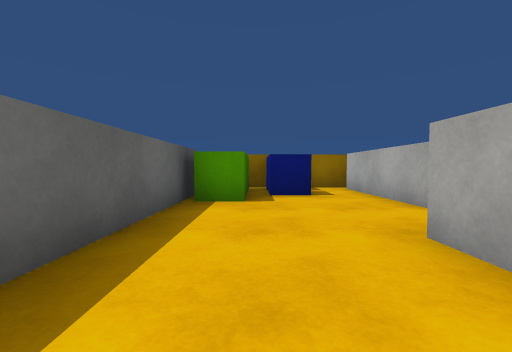
View 1 (above)

13 first-person views from a walk through a scene from a Unity 3-D project. The camera is 0.62 m above the floor, tilts 2° down and sees 90° across. The floor is counted in squares, 1 m on a side. Each view is taken from the middle of a square. On the plan, view 1 faces up. The plan holds only what a view shows up to about 9 squares ahead; the rest is blank. The place goes on beyond the plan. The player character is not drawn. Surface patterns are stand-ins for the level's own textures.

View 2
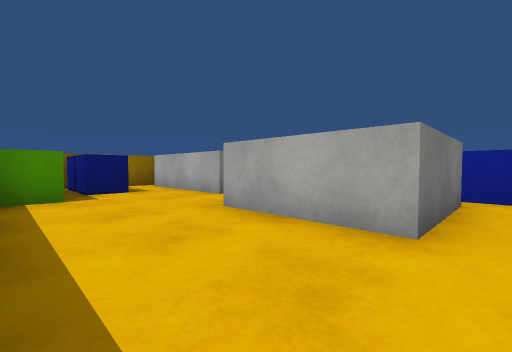

View 3
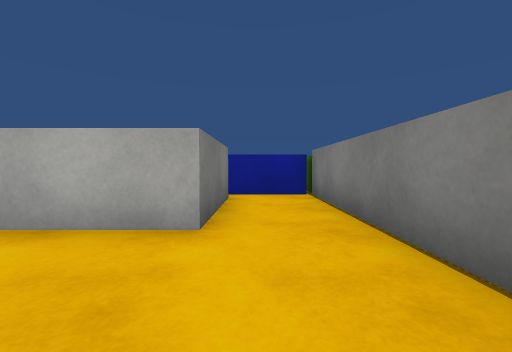

View 4
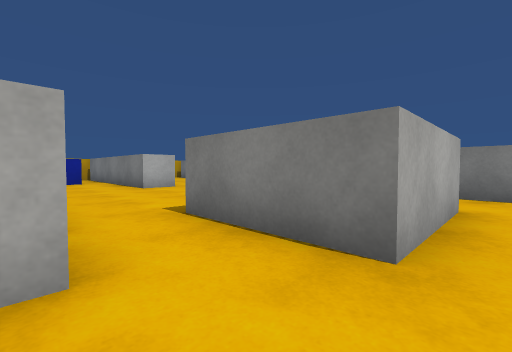

View 5
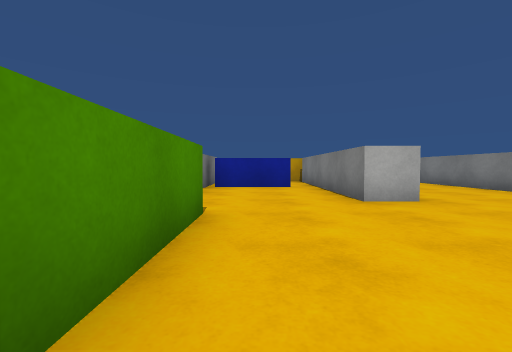

View 6
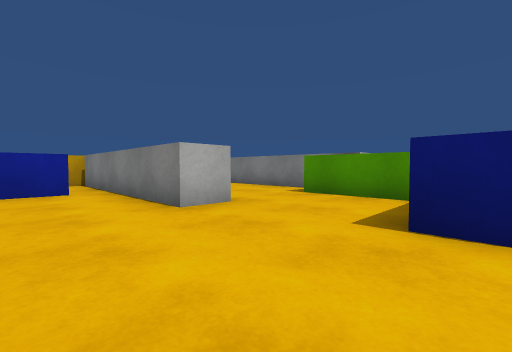

View 7
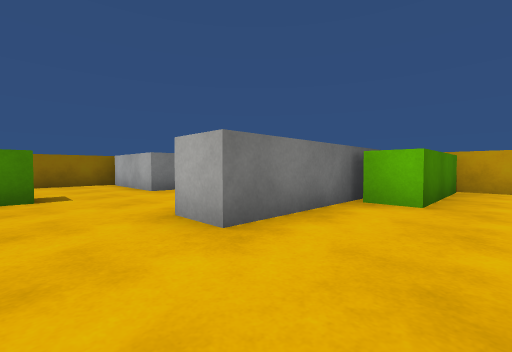

View 8
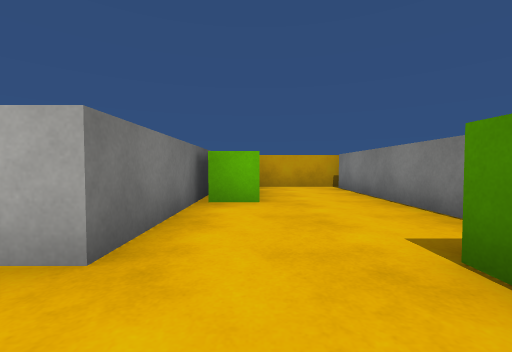

View 9
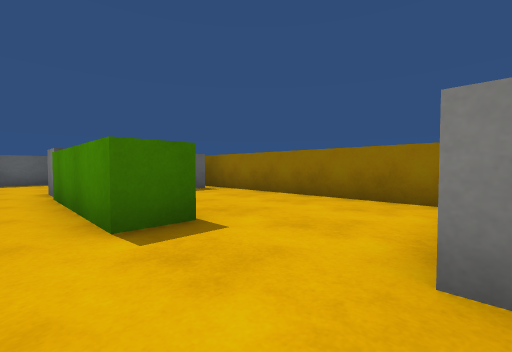

View 10
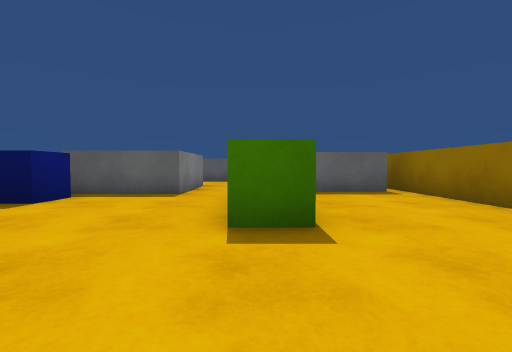

View 11
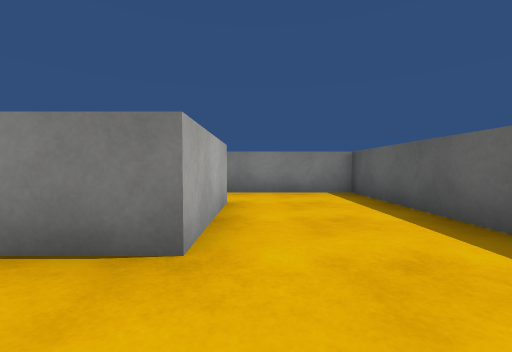

View 12
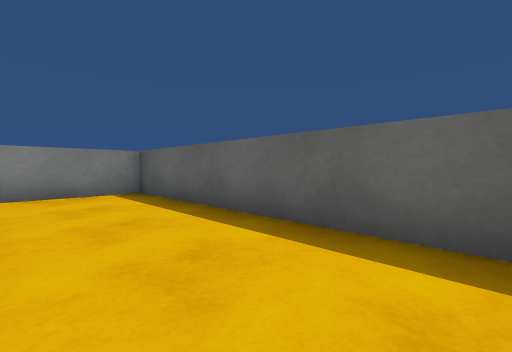

View 13
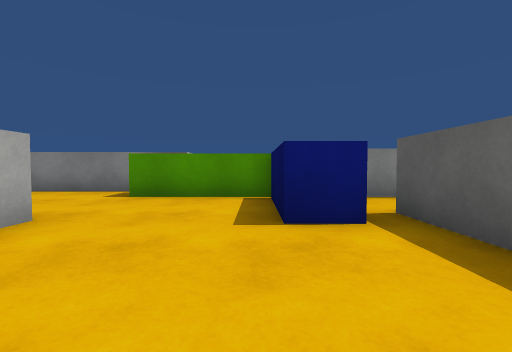

### Floor plan
Points are (right, up) in squares from view 1. A wall is a line through its corners. A room is listed if a view was taken in it or the views show most of it. See-through windows are left out.
Room 1 (views 1, 2, 3, 4, 5, 6, 7, 8, 9, 10, 11, 12, 13)
walls: (4.1, 2.2) (4.1, -0.4) (1.5, -0.4) (1.5, 2.2) (4.1, 2.2); (7.4, 4.6) (7.4, 3.7) (3.8, 3.7); (3.4, 3.7) (2.6, 3.7) (2.6, 7.4); (5.6, -2.3) (8.8, -2.3); (11.9, 1.9) (11.9, 4.2); (3.6, 7.4) (3.6, 5.5); (9.1, -3.5) (14.6, -3.5); (-0.1, 4.5) (-1.1, 4.5); (9.9, 7.8) (-0.2, 7.8); (12.8, 0.1) (8.6, 0.1) (8.6, 1.1) (14.8, 1.1); (12.9, 4.5) (9.7, 4.5) (9.7, 7.5); (-0.2, 6.9) (-0.2, 4.9); (-1.3, 5.6) (-1.3, -2.3) (4.1, -2.3); (14.8, -1.1) (11.5, -1.1) (11.5, -0.1); (15, -3.6) (15, -1)
objects: blue cube (1, 6); blue cube (1, 7); blue block (5, -2) to (5, 0)

Positions as (right, up) in squares from view 1, and headings:
1: (0, 0), facing up
2: (-1, -1), facing up-right
3: (-1, -1), facing right
4: (1, 4), facing down-right
5: (4, 3), facing right
6: (5, 3), facing down-right
7: (7, -2), facing up-right
8: (7, -1), facing right
9: (10, 3), facing up-left
10: (10, 4), facing left
11: (1, 4), facing down
12: (1, 4), facing down-left
13: (6, 3), facing down
